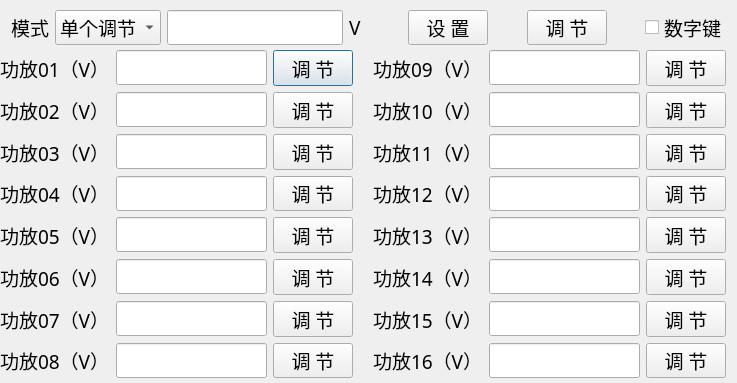
<?xml version="1.0" encoding="UTF-8"?>
<ui version="4.0">
 <class>dcsetDialog</class>
 <widget class="QDialog" name="dcsetDialog">
  <property name="geometry">
   <rect>
    <x>0</x>
    <y>0</y>
    <width>737</width>
    <height>383</height>
   </rect>
  </property>
  <property name="windowTitle">
   <string>直流调节</string>
  </property>
  <property name="windowIcon">
   <iconset>
    <normaloff>dcset.png</normaloff>dcset.png</iconset>
  </property>
  <widget class="QWidget" name="layoutWidget">
   <property name="geometry">
    <rect>
     <x>0</x>
     <y>50</y>
     <width>726</width>
     <height>328</height>
    </rect>
   </property>
   <layout class="QHBoxLayout" name="horizontalLayout_19">
    <item>
     <spacer name="horizontalSpacer_4">
      <property name="orientation">
       <enum>Qt::Horizontal</enum>
      </property>
      <property name="sizeHint" stdset="0">
       <size>
        <width>40</width>
        <height>20</height>
       </size>
      </property>
     </spacer>
    </item>
    <item>
     <layout class="QHBoxLayout" name="horizontalLayout_18">
      <item>
       <layout class="QVBoxLayout" name="verticalLayout">
        <item>
         <layout class="QHBoxLayout" name="horizontalLayout_8">
          <item>
           <widget class="QLabel" name="label">
            <property name="font">
             <font>
              <family>微软雅黑</family>
              <pointsize>14</pointsize>
             </font>
            </property>
            <property name="text">
             <string>功放01（V）</string>
            </property>
           </widget>
          </item>
          <item>
           <widget class="mylineedit" name="lineEdit_01">
            <property name="font">
             <font>
              <family>微软雅黑</family>
              <pointsize>14</pointsize>
             </font>
            </property>
           </widget>
          </item>
          <item>
           <widget class="QPushButton" name="adjBtn01">
            <property name="font">
             <font>
              <family>微软雅黑</family>
              <pointsize>14</pointsize>
             </font>
            </property>
            <property name="text">
             <string>调 节</string>
            </property>
           </widget>
          </item>
         </layout>
        </item>
        <item>
         <layout class="QHBoxLayout" name="horizontalLayout_7">
          <item>
           <widget class="QLabel" name="label_2">
            <property name="font">
             <font>
              <family>微软雅黑</family>
              <pointsize>14</pointsize>
             </font>
            </property>
            <property name="text">
             <string>功放02（V）</string>
            </property>
           </widget>
          </item>
          <item>
           <widget class="mylineedit" name="lineEdit_02">
            <property name="font">
             <font>
              <family>微软雅黑</family>
              <pointsize>14</pointsize>
             </font>
            </property>
           </widget>
          </item>
          <item>
           <widget class="QPushButton" name="adjBtn02">
            <property name="font">
             <font>
              <family>微软雅黑</family>
              <pointsize>14</pointsize>
             </font>
            </property>
            <property name="text">
             <string>调 节</string>
            </property>
           </widget>
          </item>
         </layout>
        </item>
        <item>
         <layout class="QHBoxLayout" name="horizontalLayout_6">
          <item>
           <widget class="QLabel" name="label_3">
            <property name="font">
             <font>
              <family>微软雅黑</family>
              <pointsize>14</pointsize>
             </font>
            </property>
            <property name="text">
             <string>功放03（V）</string>
            </property>
           </widget>
          </item>
          <item>
           <widget class="mylineedit" name="lineEdit_03">
            <property name="font">
             <font>
              <family>微软雅黑</family>
              <pointsize>14</pointsize>
             </font>
            </property>
           </widget>
          </item>
          <item>
           <widget class="QPushButton" name="adjBtn03">
            <property name="font">
             <font>
              <family>微软雅黑</family>
              <pointsize>14</pointsize>
             </font>
            </property>
            <property name="text">
             <string>调 节</string>
            </property>
           </widget>
          </item>
         </layout>
        </item>
        <item>
         <layout class="QHBoxLayout" name="horizontalLayout_5">
          <item>
           <widget class="QLabel" name="label_4">
            <property name="font">
             <font>
              <family>微软雅黑</family>
              <pointsize>14</pointsize>
             </font>
            </property>
            <property name="text">
             <string>功放04（V）</string>
            </property>
           </widget>
          </item>
          <item>
           <widget class="mylineedit" name="lineEdit_04">
            <property name="font">
             <font>
              <family>微软雅黑</family>
              <pointsize>14</pointsize>
             </font>
            </property>
           </widget>
          </item>
          <item>
           <widget class="QPushButton" name="adjBtn04">
            <property name="font">
             <font>
              <family>微软雅黑</family>
              <pointsize>14</pointsize>
             </font>
            </property>
            <property name="text">
             <string>调 节</string>
            </property>
           </widget>
          </item>
         </layout>
        </item>
        <item>
         <layout class="QHBoxLayout" name="horizontalLayout_4">
          <item>
           <widget class="QLabel" name="label_5">
            <property name="font">
             <font>
              <family>微软雅黑</family>
              <pointsize>14</pointsize>
             </font>
            </property>
            <property name="text">
             <string>功放05（V）</string>
            </property>
           </widget>
          </item>
          <item>
           <widget class="mylineedit" name="lineEdit_05">
            <property name="font">
             <font>
              <family>微软雅黑</family>
              <pointsize>14</pointsize>
             </font>
            </property>
           </widget>
          </item>
          <item>
           <widget class="QPushButton" name="adjBtn05">
            <property name="font">
             <font>
              <family>微软雅黑</family>
              <pointsize>14</pointsize>
             </font>
            </property>
            <property name="text">
             <string>调 节</string>
            </property>
           </widget>
          </item>
         </layout>
        </item>
        <item>
         <layout class="QHBoxLayout" name="horizontalLayout_3">
          <item>
           <widget class="QLabel" name="label_6">
            <property name="font">
             <font>
              <family>微软雅黑</family>
              <pointsize>14</pointsize>
             </font>
            </property>
            <property name="text">
             <string>功放06（V）</string>
            </property>
           </widget>
          </item>
          <item>
           <widget class="mylineedit" name="lineEdit_06">
            <property name="font">
             <font>
              <family>微软雅黑</family>
              <pointsize>14</pointsize>
             </font>
            </property>
           </widget>
          </item>
          <item>
           <widget class="QPushButton" name="adjBtn06">
            <property name="font">
             <font>
              <family>微软雅黑</family>
              <pointsize>14</pointsize>
             </font>
            </property>
            <property name="text">
             <string>调 节</string>
            </property>
           </widget>
          </item>
         </layout>
        </item>
        <item>
         <layout class="QHBoxLayout" name="horizontalLayout_2">
          <item>
           <widget class="QLabel" name="label_7">
            <property name="font">
             <font>
              <family>微软雅黑</family>
              <pointsize>14</pointsize>
             </font>
            </property>
            <property name="text">
             <string>功放07（V）</string>
            </property>
           </widget>
          </item>
          <item>
           <widget class="mylineedit" name="lineEdit_07">
            <property name="font">
             <font>
              <family>微软雅黑</family>
              <pointsize>14</pointsize>
             </font>
            </property>
           </widget>
          </item>
          <item>
           <widget class="QPushButton" name="adjBtn07">
            <property name="font">
             <font>
              <family>微软雅黑</family>
              <pointsize>14</pointsize>
             </font>
            </property>
            <property name="text">
             <string>调 节</string>
            </property>
           </widget>
          </item>
         </layout>
        </item>
        <item>
         <layout class="QHBoxLayout" name="horizontalLayout">
          <item>
           <widget class="QLabel" name="label_8">
            <property name="font">
             <font>
              <family>微软雅黑</family>
              <pointsize>14</pointsize>
             </font>
            </property>
            <property name="text">
             <string>功放08（V）</string>
            </property>
           </widget>
          </item>
          <item>
           <widget class="mylineedit" name="lineEdit_08">
            <property name="font">
             <font>
              <family>微软雅黑</family>
              <pointsize>14</pointsize>
             </font>
            </property>
           </widget>
          </item>
          <item>
           <widget class="QPushButton" name="adjBtn08">
            <property name="font">
             <font>
              <family>微软雅黑</family>
              <pointsize>14</pointsize>
             </font>
            </property>
            <property name="text">
             <string>调 节</string>
            </property>
           </widget>
          </item>
         </layout>
        </item>
       </layout>
      </item>
      <item>
       <spacer name="horizontalSpacer_5">
        <property name="orientation">
         <enum>Qt::Horizontal</enum>
        </property>
        <property name="sizeHint" stdset="0">
         <size>
          <width>40</width>
          <height>20</height>
         </size>
        </property>
       </spacer>
      </item>
      <item>
       <layout class="QVBoxLayout" name="verticalLayout_2">
        <item>
         <layout class="QHBoxLayout" name="horizontalLayout_9">
          <item>
           <widget class="QLabel" name="label_9">
            <property name="font">
             <font>
              <family>微软雅黑</family>
              <pointsize>14</pointsize>
             </font>
            </property>
            <property name="text">
             <string>功放09（V）</string>
            </property>
           </widget>
          </item>
          <item>
           <widget class="mylineedit" name="lineEdit_09">
            <property name="font">
             <font>
              <family>微软雅黑</family>
              <pointsize>14</pointsize>
             </font>
            </property>
           </widget>
          </item>
          <item>
           <widget class="QPushButton" name="adjBtn09">
            <property name="font">
             <font>
              <family>微软雅黑</family>
              <pointsize>14</pointsize>
             </font>
            </property>
            <property name="text">
             <string>调 节</string>
            </property>
           </widget>
          </item>
         </layout>
        </item>
        <item>
         <layout class="QHBoxLayout" name="horizontalLayout_10">
          <item>
           <widget class="QLabel" name="label_10">
            <property name="font">
             <font>
              <family>微软雅黑</family>
              <pointsize>14</pointsize>
             </font>
            </property>
            <property name="text">
             <string>功放10（V）</string>
            </property>
           </widget>
          </item>
          <item>
           <widget class="mylineedit" name="lineEdit_10">
            <property name="font">
             <font>
              <family>微软雅黑</family>
              <pointsize>14</pointsize>
             </font>
            </property>
           </widget>
          </item>
          <item>
           <widget class="QPushButton" name="adjBtn10">
            <property name="font">
             <font>
              <family>微软雅黑</family>
              <pointsize>14</pointsize>
             </font>
            </property>
            <property name="text">
             <string>调 节</string>
            </property>
           </widget>
          </item>
         </layout>
        </item>
        <item>
         <layout class="QHBoxLayout" name="horizontalLayout_11">
          <item>
           <widget class="QLabel" name="label_11">
            <property name="font">
             <font>
              <family>微软雅黑</family>
              <pointsize>14</pointsize>
             </font>
            </property>
            <property name="text">
             <string>功放11（V）</string>
            </property>
           </widget>
          </item>
          <item>
           <widget class="mylineedit" name="lineEdit_11">
            <property name="font">
             <font>
              <family>微软雅黑</family>
              <pointsize>14</pointsize>
             </font>
            </property>
           </widget>
          </item>
          <item>
           <widget class="QPushButton" name="adjBtn11">
            <property name="font">
             <font>
              <family>微软雅黑</family>
              <pointsize>14</pointsize>
             </font>
            </property>
            <property name="text">
             <string>调 节</string>
            </property>
           </widget>
          </item>
         </layout>
        </item>
        <item>
         <layout class="QHBoxLayout" name="horizontalLayout_12">
          <item>
           <widget class="QLabel" name="label_12">
            <property name="font">
             <font>
              <family>微软雅黑</family>
              <pointsize>14</pointsize>
             </font>
            </property>
            <property name="text">
             <string>功放12（V）</string>
            </property>
           </widget>
          </item>
          <item>
           <widget class="mylineedit" name="lineEdit_12">
            <property name="font">
             <font>
              <family>微软雅黑</family>
              <pointsize>14</pointsize>
             </font>
            </property>
           </widget>
          </item>
          <item>
           <widget class="QPushButton" name="adjBtn12">
            <property name="font">
             <font>
              <family>微软雅黑</family>
              <pointsize>14</pointsize>
             </font>
            </property>
            <property name="text">
             <string>调 节</string>
            </property>
           </widget>
          </item>
         </layout>
        </item>
        <item>
         <layout class="QHBoxLayout" name="horizontalLayout_13">
          <item>
           <widget class="QLabel" name="label_13">
            <property name="font">
             <font>
              <family>微软雅黑</family>
              <pointsize>14</pointsize>
             </font>
            </property>
            <property name="text">
             <string>功放13（V）</string>
            </property>
           </widget>
          </item>
          <item>
           <widget class="mylineedit" name="lineEdit_13">
            <property name="font">
             <font>
              <family>微软雅黑</family>
              <pointsize>14</pointsize>
             </font>
            </property>
           </widget>
          </item>
          <item>
           <widget class="QPushButton" name="adjBtn13">
            <property name="font">
             <font>
              <family>微软雅黑</family>
              <pointsize>14</pointsize>
             </font>
            </property>
            <property name="text">
             <string>调 节</string>
            </property>
           </widget>
          </item>
         </layout>
        </item>
        <item>
         <layout class="QHBoxLayout" name="horizontalLayout_14">
          <item>
           <widget class="QLabel" name="label_14">
            <property name="font">
             <font>
              <family>微软雅黑</family>
              <pointsize>14</pointsize>
             </font>
            </property>
            <property name="text">
             <string>功放14（V）</string>
            </property>
           </widget>
          </item>
          <item>
           <widget class="mylineedit" name="lineEdit_14">
            <property name="font">
             <font>
              <family>微软雅黑</family>
              <pointsize>14</pointsize>
             </font>
            </property>
           </widget>
          </item>
          <item>
           <widget class="QPushButton" name="adjBtn14">
            <property name="font">
             <font>
              <family>微软雅黑</family>
              <pointsize>14</pointsize>
             </font>
            </property>
            <property name="text">
             <string>调 节</string>
            </property>
           </widget>
          </item>
         </layout>
        </item>
        <item>
         <layout class="QHBoxLayout" name="horizontalLayout_15">
          <item>
           <widget class="QLabel" name="label_15">
            <property name="font">
             <font>
              <family>微软雅黑</family>
              <pointsize>14</pointsize>
             </font>
            </property>
            <property name="text">
             <string>功放15（V）</string>
            </property>
           </widget>
          </item>
          <item>
           <widget class="mylineedit" name="lineEdit_15">
            <property name="font">
             <font>
              <family>微软雅黑</family>
              <pointsize>14</pointsize>
             </font>
            </property>
           </widget>
          </item>
          <item>
           <widget class="QPushButton" name="adjBtn15">
            <property name="font">
             <font>
              <family>微软雅黑</family>
              <pointsize>14</pointsize>
             </font>
            </property>
            <property name="text">
             <string>调 节</string>
            </property>
           </widget>
          </item>
         </layout>
        </item>
        <item>
         <layout class="QHBoxLayout" name="horizontalLayout_16">
          <item>
           <widget class="QLabel" name="label_16">
            <property name="font">
             <font>
              <family>微软雅黑</family>
              <pointsize>14</pointsize>
             </font>
            </property>
            <property name="text">
             <string>功放16（V）</string>
            </property>
           </widget>
          </item>
          <item>
           <widget class="mylineedit" name="lineEdit_16">
            <property name="font">
             <font>
              <family>微软雅黑</family>
              <pointsize>14</pointsize>
             </font>
            </property>
           </widget>
          </item>
          <item>
           <widget class="QPushButton" name="adjBtn16">
            <property name="font">
             <font>
              <family>微软雅黑</family>
              <pointsize>14</pointsize>
             </font>
            </property>
            <property name="text">
             <string>调 节</string>
            </property>
           </widget>
          </item>
         </layout>
        </item>
       </layout>
      </item>
     </layout>
    </item>
    <item>
     <spacer name="horizontalSpacer_3">
      <property name="orientation">
       <enum>Qt::Horizontal</enum>
      </property>
      <property name="sizeHint" stdset="0">
       <size>
        <width>40</width>
        <height>20</height>
       </size>
      </property>
     </spacer>
    </item>
   </layout>
  </widget>
  <widget class="QWidget" name="layoutWidget">
   <property name="geometry">
    <rect>
     <x>11</x>
     <y>10</y>
     <width>716</width>
     <height>35</height>
    </rect>
   </property>
   <layout class="QHBoxLayout" name="horizontalLayout_17">
    <item>
     <widget class="QLabel" name="label_17">
      <property name="font">
       <font>
        <family>微软雅黑</family>
        <pointsize>14</pointsize>
       </font>
      </property>
      <property name="text">
       <string>模式</string>
      </property>
     </widget>
    </item>
    <item>
     <widget class="QComboBox" name="comboBox">
      <property name="font">
       <font>
        <family>微软雅黑</family>
        <pointsize>14</pointsize>
       </font>
      </property>
      <item>
       <property name="text">
        <string>单个调节</string>
       </property>
      </item>
      <item>
       <property name="text">
        <string>统一调节</string>
       </property>
      </item>
     </widget>
    </item>
    <item>
     <widget class="mylineedit" name="lineEdit">
      <property name="font">
       <font>
        <family>微软雅黑</family>
        <pointsize>14</pointsize>
       </font>
      </property>
     </widget>
    </item>
    <item>
     <widget class="QLabel" name="label_18">
      <property name="font">
       <font>
        <family>微软雅黑</family>
        <pointsize>14</pointsize>
       </font>
      </property>
      <property name="text">
       <string>V</string>
      </property>
     </widget>
    </item>
    <item>
     <spacer name="horizontalSpacer">
      <property name="orientation">
       <enum>Qt::Horizontal</enum>
      </property>
      <property name="sizeHint" stdset="0">
       <size>
        <width>40</width>
        <height>20</height>
       </size>
      </property>
     </spacer>
    </item>
    <item>
     <widget class="QPushButton" name="setBtn">
      <property name="font">
       <font>
        <family>微软雅黑</family>
        <pointsize>14</pointsize>
       </font>
      </property>
      <property name="text">
       <string>设 置</string>
      </property>
     </widget>
    </item>
    <item>
     <spacer name="horizontalSpacer_2">
      <property name="orientation">
       <enum>Qt::Horizontal</enum>
      </property>
      <property name="sizeHint" stdset="0">
       <size>
        <width>18</width>
        <height>20</height>
       </size>
      </property>
     </spacer>
    </item>
    <item>
     <widget class="QPushButton" name="adjBtn">
      <property name="font">
       <font>
        <family>微软雅黑</family>
        <pointsize>14</pointsize>
       </font>
      </property>
      <property name="text">
       <string>调 节</string>
      </property>
     </widget>
    </item>
    <item>
     <spacer name="horizontalSpacer_6">
      <property name="orientation">
       <enum>Qt::Horizontal</enum>
      </property>
      <property name="sizeHint" stdset="0">
       <size>
        <width>18</width>
        <height>20</height>
       </size>
      </property>
     </spacer>
    </item>
    <item>
     <widget class="QCheckBox" name="checkBox">
      <property name="font">
       <font>
        <family>微软雅黑</family>
        <pointsize>14</pointsize>
       </font>
      </property>
      <property name="text">
       <string>数字键</string>
      </property>
     </widget>
    </item>
   </layout>
  </widget>
 </widget>
 <customwidgets>
  <customwidget>
   <class>mylineedit</class>
   <extends>QLineEdit</extends>
   <header>mylineedit.h</header>
  </customwidget>
 </customwidgets>
 <resources/>
 <connections/>
</ui>
